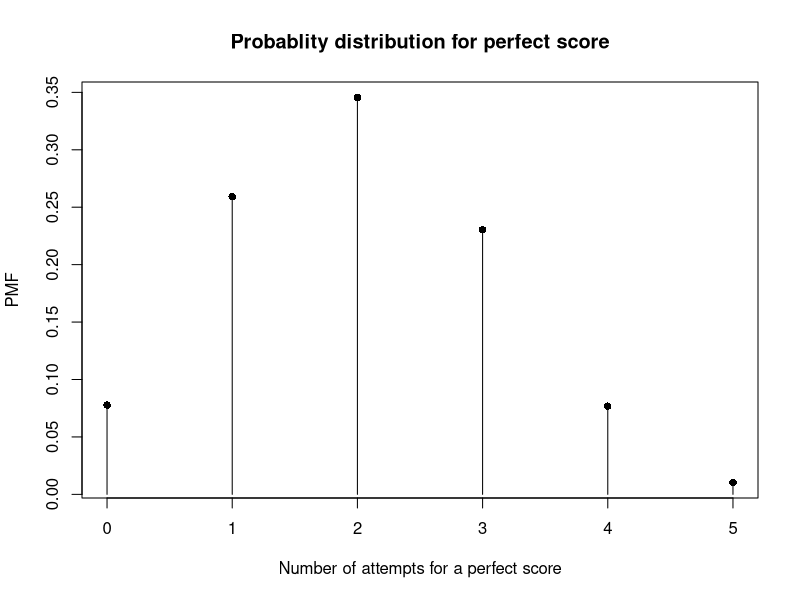
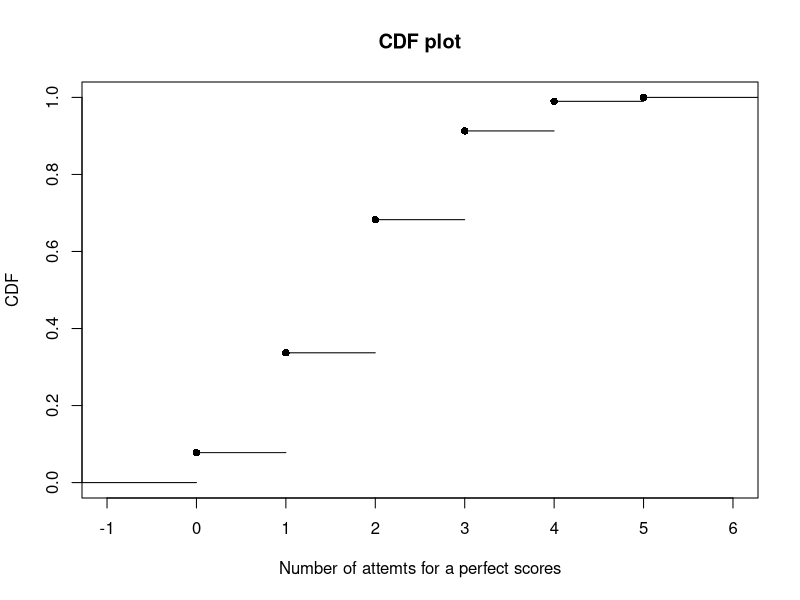
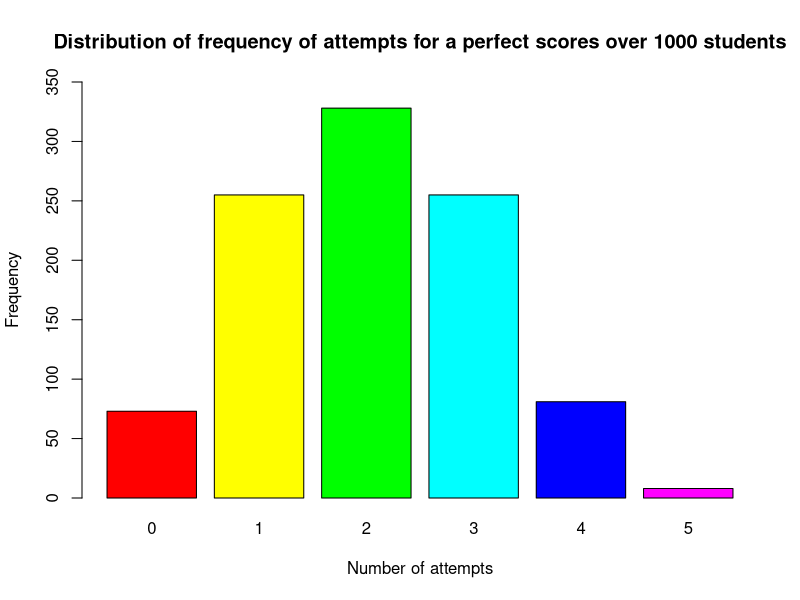
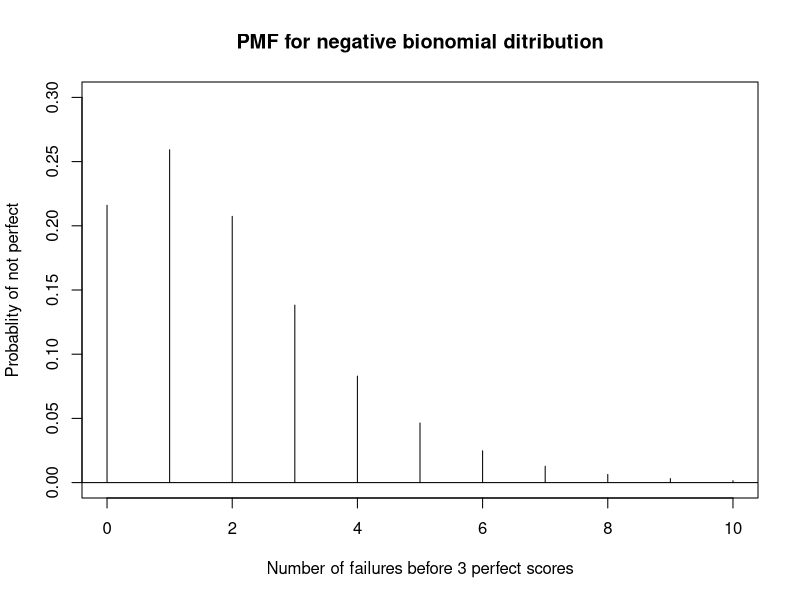
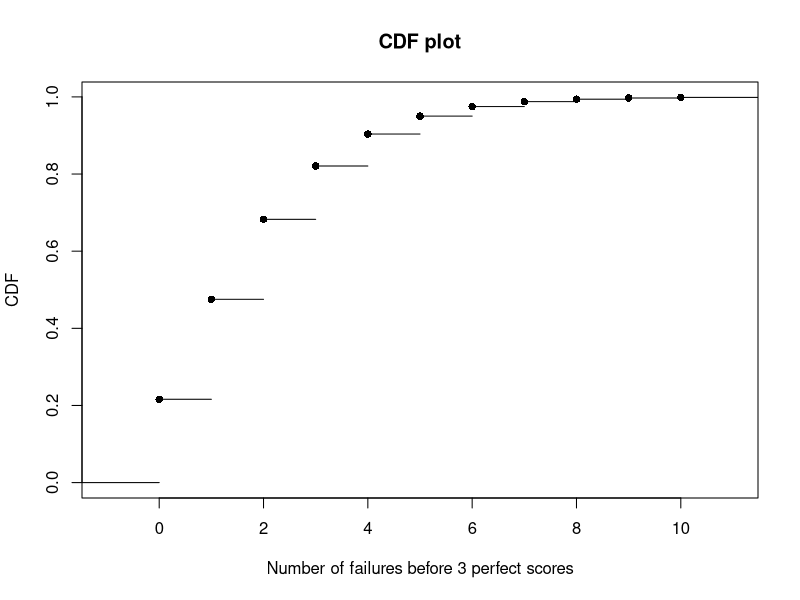
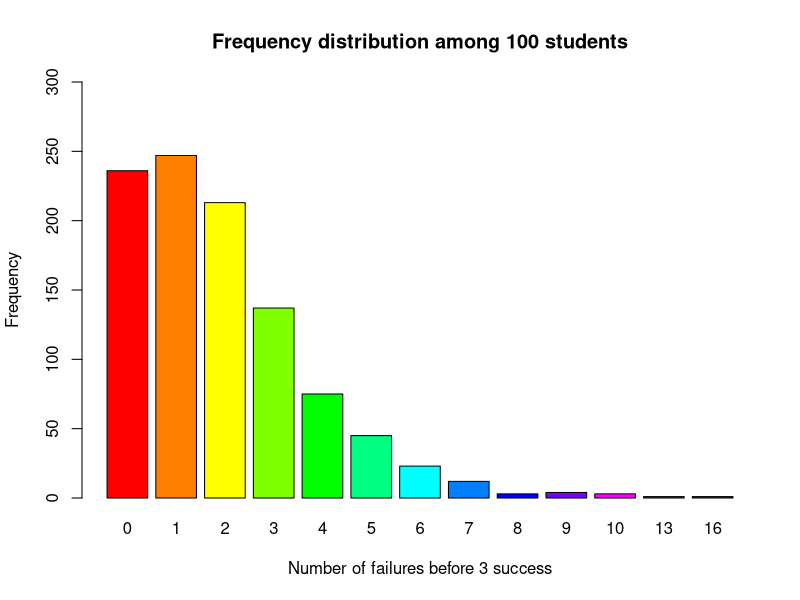
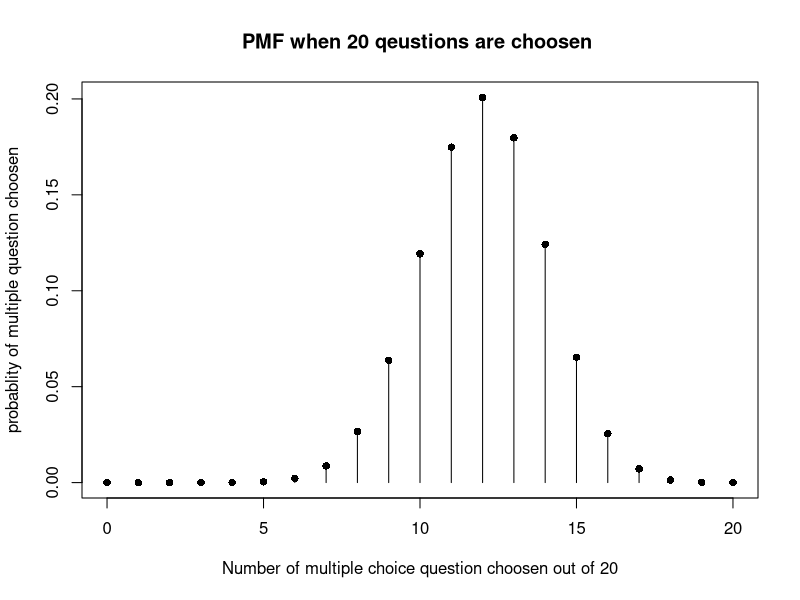
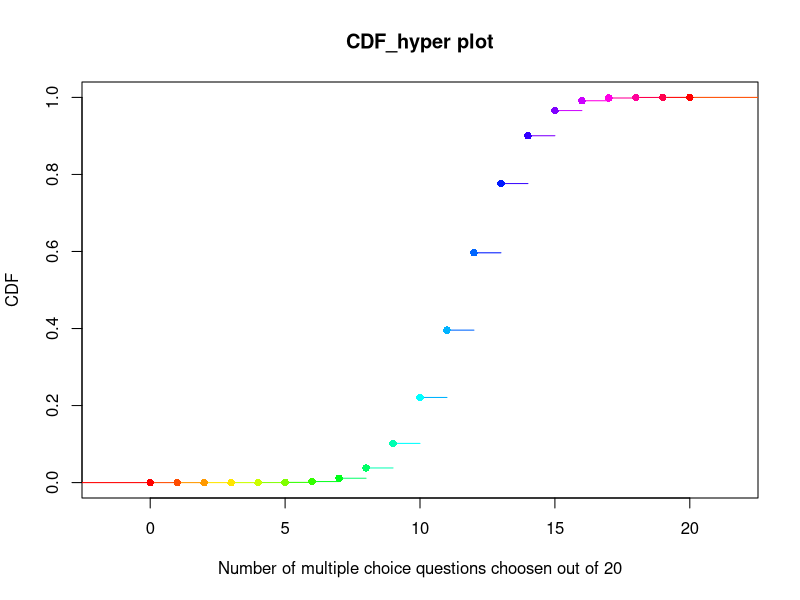

Generate these figures, in order, with R:
#Part1) Binomial distribution
#a)
#-------------------------------------------------------------------------------
p <- 40/100
n <- 5

pmf <- dbinom(0:n,size = n,prob = p)
pmf
cdf <- pbinom(0:n,size = n,prob = p)
cdf

#for plotting pmf
heights <- dbinom(0:n,size = n,prob = p)
plot(0:n,heights,type = "h",main ="Probablity distribution for perfect score",
     xlab = "Number of attempts for a perfect score",ylab  = "PMF" )
points(0:n, heights,pch=16)

#for plotting pmf
#inserting first values of 0 for corresponding F(x), x<0
cdf <- c(0,cdf)
cdf

cdfplot <- stepfun(0:n,cdf)
plot(cdfplot,verticals = FALSE,pch = 16, main = "CDF plot",
     xlab = "Number of attemts for a perfect scores",ylab = "CDF" )
#--------------------------------------------------------------------------------
#b)
#finding perfect scores in exactly 2 out of 5 attempts
#USING R FUNCTION
dbinom(2,size = n,prob = p)
#using bionomial coeficients
choose(5,2)*p^2*(1-p)^3
#----------------------------------------------------------------------------------------------
#c)
#finding probability for perfect scores in at least 2 attempts out of 5
# finding values fx(2)+fx(3)+fx(4) +fx(5) which denotes at least two perfect scores out of 5 attempts.

atleast_two <- sum(dbinom(2:n,size = n,prob = p))
atleast_two
#alternatively 1-P(X<2)
pbinom(1,size = n,prob = p,lower.tail = FALSE)
#----------------------------------------------------------------------------------------------

#d)
#using same distribution for 1000 students
rdistibution <- rbinom(1000,size = n,prob = p)
#plotting barplot
barplot(table(rdistibution),xlab = "Number of attempts",ylab = "Frequency",
        col = rainbow(6),main = "Distribution of frequency of attempts for a perfect scores over 1000 students"
        ,ylim = c(0,350))
#-------------------------------------------------------------------------------
#*******************************************************************************

#Part2) Negative Binomial distribution

#probablity of perferct scores
p2 <- 60/100
# number of peferct scores 
r2 <- 3
#-------------------------------------------------------------------------------
#a)
#probability of geeting n not perfect scores before 3 perfect scores can be calculated by
# 0 not perfect before 3 perfect
#1 not perfect before 3 perfect
# 2 not perfect before 3 perfect 
# 3 not perfect before 3 perfect
# so on ...  upto 10 not perfect before 3 perfect scores.
pmf2 <- dnbinom(0:10,size = r2,prob = p2)

# Plotting pmf
plot(0:10,pmf2,type = "h", xlab = "Number of failures before 3 perfect scores",
     ylab = "Probablity of not perfect", 
     main ="PMF for negative bionomial ditribution",ylim = c(0,0.3))
abline(h=0)
cdf2 <- pnbinom(0:10,size = r2,prob = p2)
cdf2
#inserting 0 in cdf2
cdf2 <- c(0,cdf2)
cdf2
cdfplot <- stepfun(0:10,cdf2)
plot(cdfplot,verticals = FALSE,pch=16,main = "CDF plot",
     xlab = "Number of failures before 3 perfect scores",ylab = "CDF")

#-------------------------------------------------------------------------------
#b)
#finding probablity that student will have the 3 perfect scores
#with exactly 4 failures.
#i.e.P(X=4) ?

# using R function
failures4 <- dnbinom(4,size = r2,prob = p2)
failures4
# this can be also calculated as follow
#7th attempt is always perfect according to question
#first 6 attempts should have  2 perfect and and 4 failure attempts.
# probablity of geeting 4 exact failures before 3 perfect attempts is 
alt_failures4 <- choose(6,2)*p2^2*(1-p2)^4*p2
alt_failures4
#-------------------------------------------------------------------------------
#c)
# 3 perfet scores with at most 4 failures
#This includes following probablity.
#P(X=0)+P(X=1)+P(X=2)+P(X=3)+P(X=4)

prob_atmost4 <- pnbinom(4,size = r2,prob = p2)
prob_atmost4

#-----------------------------------------------------------------------------------
#d)
#using R function
neg_bionomia_ditribution100 <- rnbinom(1000,size = r2,prob = p2)
barplot(table(neg_bionomia_ditribution100),col = rainbow(12),
        xlab = "Number of failures before 3 success",
        ylab = "Frequency",main = "Frequency distribution among 100 students",
        ylim = c(0,300))
#********************************************************************************
#Part3) Hypergeometric distribution
#-------------------------------------------------------------------------------
#a)
# Probability distribution of this question looks like
#Pm(X=0)and Pp(X=20) -.multiple 0 and programming 20 questions
#Pm(X=1) and Pp(X=19)->multiple 1 and programming 19 
#so on.....
#Pm(X=20) and Pp(X=0)-> multiple 20 and programming 0


#using R function
Multi_quest <- 60
program_quest <- 40
k_chose <- 20
pmf_hyper <- dhyper(0:k_chose,m=Multi_quest,n=program_quest,k=k_chose)
cdf_hyper <- phyper(0:k_chose,m=Multi_quest,n=program_quest,k=k_chose)

# Plotting pmf
heights_hyper <- dhyper(0:k_chose,m=Multi_quest,n=program_quest,k=k_chose)
plot(0:k_chose,pmf_hyper,type = "h", 
     xlab = "Number of multiple choice question choosen out of 20",
     ylab = "probablity of multiple question choosen",
     main ="PMF when 20 qeustions are choosen ")
points(0:k_chose, heights_hyper,pch=16)
#plotting cdf
#inserting 0 in cdf2_hyper
cdf_hyper <- c(0,cdf_hyper)
cdfplot_hyper <- stepfun(0:k_chose,cdf_hyper)
plot(cdfplot_hyper,verticals = FALSE,pch=16,main = "CDF_hyper plot",
     xlab = "Number of multiple choice questions choosen out of 20",
     ylab = "CDF",col = rainbow(20))
#-------------------------------------------------------------------------------------
#b
#Pm(X=10)?
# This means P(10 multiple choice questions,10 programming questions)
#using combinations method
prob_10multiple_quest <- choose(60,10)*choose(40,10)/choose(100,20)
prob_10multiple_quest
#using R explicit method
#from questions, m=60,n=40,k=20
dhyper(10,m=60,n=40,k=20)
#-------------------------------------------------------------------
#c)P(X>=10)?
#Using R function
phyper(9,m=Multi_quest,n=program_quest,k=k_chose,lower.tail = FALSE)
#alliteratively,
sum(dhyper(10:20,m=Multi_quest,n=program_quest,k=k_chose))

#-------------------------------------------------------------------
#d)
#using r function to find random distribution 
multiple_choice_distrib <- rhyper(1000,m=Multi_quest,n=program_quest,k=k_chose)
barplot(table(multiple_choice_distrib),ylim = c(0,250),
        xlab = "Number of multiple choices questions",
        ylab = "Frequency",
        main = "Frequency Distribution of multiple choice questions for 1000 students ")


#*******************************************************************************
#Part4) Poisson distribution 

#a)
lamda <- 10
#using R function
#probablity of getting exactly 8 question per day is 
#P(X=8)
dpois(8,lambda = lamda)
#---------------------------------------------------------------------------
#b)getting at most 8 questions is
#P(X<=8)
ppois(8,lambda = lamda)
#alternatively,
sum(dpois(0:8,lambda = lamda))
#-------------------------------------------------------------------------
#c)
sum(dpois(6:12,lambda = lamda))
#alternative1
ppois(12,lambda = lamda)-ppois(5,lambda = lamda)
#alternative2
diff(ppois(c(5,12),lambda = lamda))
#--------------------------------------------------------------------------
#d)
pmf_pois <- dpois(0:20,lambda = lamda)
plot(0:20,pmf_pois,type = "h",xlab = "Number of questions",
     ylab = "PMF",ylim = c(0,0.16))
abline(h=0,col="red")
#--------------------------------------------------------------------------
#e)
#distribution of number of question a professor gets during 50 days periods

frequency_distrib <- rpois(50,lambda = lamda)
barplot(table(frequency_distrib),ylim = c(0,14),
        main = "Number of days vs number of questions receive",
        xlab = "Number of questions receive",ylab = "Frequency(in day/s)")

#plotting box plot of the number of questions
boxplot(frequency_distrib,horizontal = TRUE,pch=16)

#1.since these values are randomly generated, each time I run, the shape of the
#plot changes.
#2.bar plot looks like somewhat bell shape which means there is higher frequency
# of question near the mean number
# of questions.
#3.from box plot median number of questions are around 10 questions.
#4. around 50% of total questions spread between 8-14 questions each day(i.e.middle 50%).

#------------------------------------------------------------------------------
#Part5) Normal distribution
#a)
mu <- 100
sigma_sd <- 10
lower_end <- mu-3*sigma_sd
higher_end <- mu+3*sigma_sd
#probablity distribution
pdf <- dnorm(lower_end:higher_end,mean = mu,sd= sigma_sd)
plot(lower_end:higher_end,pdf,type = "l",col="green",main = "$ Spent in Souvenirs",
     xlab = "$",ylab = "PDF")
#--------------------------------------------------------------------------------
#b)
#above 120 means beyound 2sd toeards upper ends
above120 <- pnorm(120,mean = mu,sd=sigma_sd,lower.tail = FALSE)
above120
# alternatively
1-pnorm(120,100,10)
#2.27% of chance sthat visitor will spend above $120


#-----------------------------------------------------------------------------
#c)
pnorm(90,mean = mu,sd=sigma_sd)-pnorm(80,mean = mu,sd=sigma_sd)
#alternatively
sum(dnorm(80:90,mean = mu,sd=sigma_sd))
#That is 13.59% chance.
#----------------------------------------------------------------------------
#d)
#with in 1sd
pnorm(mu+1*sigma_sd,mean = mu,sd=sigma_sd)-pnorm(mu-1*sigma_sd,mean = mu,sd=sigma_sd)
#that is 68.26% chances

#with in 2sd
pnorm(mu+2*sigma_sd,mean = mu,sd=sigma_sd)-pnorm(mu-2*sigma_sd,mean = mu,sd=sigma_sd)
#that is 95.44% chances

#with in 3sd
pnorm(mu+3*sigma_sd,mean = mu,sd=sigma_sd)-pnorm(mu-3*sigma_sd,mean = mu,sd=sigma_sd)
#That is 99.73% chance.
#--------------------------------------------------------------------------------------
#e)
#Middle 80% values.since distribution is symmetrical,its is distributed 40 % on 
#each side of the mean
# this means lower 10% upper 90% covers middle 80%
#so two values can be calculated by using qnorm method.
c(qnorm(0.1,mean = mu,sd=sigma_sd),qnorm(0.9,mean = mu,sd=sigma_sd))

#--------------------------------------------------------------------------------
#f)
#top 2 of the spenders means finding values for 98th percentale
top_2val <- qnorm(0.98,mean = mu,sd=sigma_sd)
top_2val
paste("Spending ",top_2val,"or more will be in top 2% group and gets free T-shirt")
#-------------------------------------------------------------------------------
#g
# with above mean and sd, plot of distribution of 10000 visitors can be done by 
#first using rnorm and then using appropriate ploting method.
random_10000 <- rnorm(10000,mean = mu,sd=sigma_sd)
random_10000_hist <- hist(random_10000,xlab = "Money Spent",ylab = "Frequency",
     main = "Money spent vs visitors' Frequency")


#-------------------------------------------------------------------------------
                              #The End
#*******************************************************************************





















